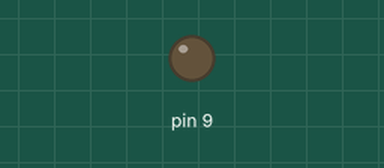
Bench run of a sketch on a simulated Arduino Uno, built with avr-gcc and run on an emulated ATmega328P. On the bench: output pins drawn as LEDs (lit = HIGH).

Above: at 0.1 s.
At 15.1 s:
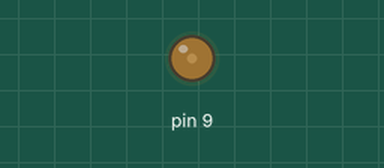
At 17.1 s:
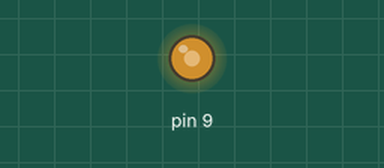
At 39.1 s:
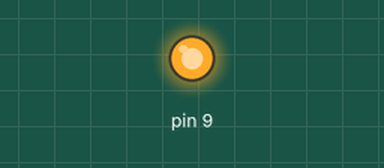
Timing chart, 0 to 40.0 s (numbered marks = the images above):
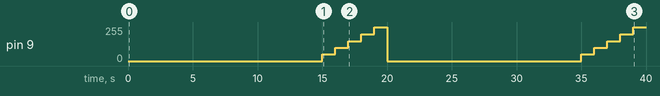

Measured:
- by itself, pin 9: 0/255 → 50/255 at 15.0 s, → 100/255 1.0 s later, → 150/255 1.0 s later, → 200/255 1.0 s later, … (11 changes in this stretch)

The sketch:

CPSlab4.2.ino
```cpp
#include <avr/io.h>
#include <util/delay.h>

int main(void)
{
    // --- Setup pin 9 (PB1 = OC1A) for PWM output ---
    DDRB |= (1 << PB1);

    // --- Configure Timer1 for Fast PWM, 8-bit, non-inverting mode ---
    TCCR1A = (1 << COM1A1) | (1 << WGM10);         // Clear OC1A on compare, 8-bit PWM
    TCCR1B = (1 << WGM12)  | (1 << CS11);          // Prescaler = 8 (good PWM freq)

    while (1)
    {
        _delay_ms(15000);   // Wait 15 seconds before starting fan

        // 5-second ramp: each step is 1 second
        OCR1A = 50;    _delay_ms(1000);   // slow
        OCR1A = 100;   _delay_ms(1000);   // medium-slow
        OCR1A = 150;   _delay_ms(1000);   // medium
        OCR1A = 200;   _delay_ms(1000);   // medium-fast
        OCR1A = 255;   _delay_ms(1000);   // full speed

        OCR1A = 0;                     // Turn fan OFF
    }
}
```
